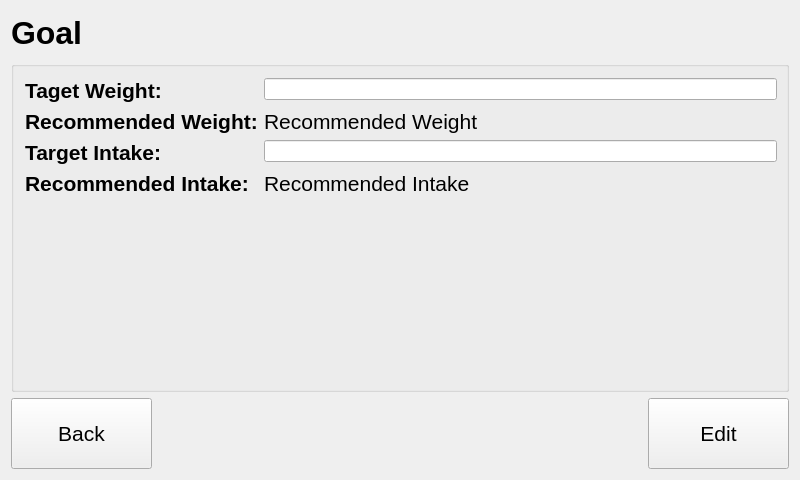
<?xml version="1.0" encoding="UTF-8"?>
<ui version="4.0">
 <class>goal</class>
 <widget class="QWidget" name="goal">
  <property name="geometry">
   <rect>
    <x>0</x>
    <y>0</y>
    <width>800</width>
    <height>480</height>
   </rect>
  </property>
  <property name="windowTitle">
   <string>goal</string>
  </property>
  <layout class="QGridLayout" name="gridLayout">
   <item row="0" column="0">
    <widget class="QLabel" name="lbl_title">
     <property name="minimumSize">
      <size>
       <width>121</width>
       <height>31</height>
      </size>
     </property>
     <property name="font">
      <font>
       <family>Helvetica Neue</family>
       <pointsize>24</pointsize>
       <weight>75</weight>
       <bold>true</bold>
      </font>
     </property>
     <property name="text">
      <string>Goal</string>
     </property>
    </widget>
   </item>
   <item row="1" column="0" colspan="3">
    <widget class="QGroupBox" name="groupBox">
     <property name="minimumSize">
      <size>
       <width>741</width>
       <height>331</height>
      </size>
     </property>
     <property name="title">
      <string/>
     </property>
     <layout class="QFormLayout" name="formLayout">
      <item row="0" column="0">
       <widget class="QLabel" name="lbl_targetWeight">
        <property name="minimumSize">
         <size>
          <width>50</width>
          <height>20</height>
         </size>
        </property>
        <property name="font">
         <font>
          <family>Helvetica Neue</family>
          <pointsize>16</pointsize>
          <weight>75</weight>
          <bold>true</bold>
         </font>
        </property>
        <property name="text">
         <string>Taget Weight:</string>
        </property>
       </widget>
      </item>
      <item row="0" column="1">
       <widget class="QLineEdit" name="lineEdit_targetWeight">
        <property name="minimumSize">
         <size>
          <width>513</width>
          <height>19</height>
         </size>
        </property>
       </widget>
      </item>
      <item row="1" column="0">
       <widget class="QLabel" name="lbl_recommendedWeight">
        <property name="minimumSize">
         <size>
          <width>61</width>
          <height>19</height>
         </size>
        </property>
        <property name="font">
         <font>
          <family>Helvetica Neue</family>
          <pointsize>16</pointsize>
          <weight>75</weight>
          <bold>true</bold>
         </font>
        </property>
        <property name="text">
         <string>Recommended Weight:</string>
        </property>
       </widget>
      </item>
      <item row="1" column="1">
       <widget class="QLabel" name="lbl_recommendedWeightVal">
        <property name="minimumSize">
         <size>
          <width>513</width>
          <height>20</height>
         </size>
        </property>
        <property name="font">
         <font>
          <family>Helvetica Neue</family>
          <pointsize>16</pointsize>
         </font>
        </property>
        <property name="text">
         <string>Recommended Weight</string>
        </property>
       </widget>
      </item>
      <item row="2" column="0">
       <widget class="QLabel" name="lbl_targetIntake">
        <property name="minimumSize">
         <size>
          <width>80</width>
          <height>20</height>
         </size>
        </property>
        <property name="font">
         <font>
          <family>Helvetica Neue</family>
          <pointsize>16</pointsize>
          <weight>75</weight>
          <bold>true</bold>
         </font>
        </property>
        <property name="text">
         <string>Target Intake:</string>
        </property>
       </widget>
      </item>
      <item row="2" column="1">
       <widget class="QLineEdit" name="lineEdit_targetIntake">
        <property name="minimumSize">
         <size>
          <width>513</width>
          <height>19</height>
         </size>
        </property>
       </widget>
      </item>
      <item row="3" column="0">
       <widget class="QLabel" name="lbl_recommendedIntake">
        <property name="minimumSize">
         <size>
          <width>55</width>
          <height>19</height>
         </size>
        </property>
        <property name="font">
         <font>
          <family>Helvetica Neue</family>
          <pointsize>16</pointsize>
          <weight>75</weight>
          <bold>true</bold>
         </font>
        </property>
        <property name="text">
         <string>Recommended Intake:</string>
        </property>
       </widget>
      </item>
      <item row="3" column="1">
       <widget class="QLabel" name="lbl_recommendedIntakeVal">
        <property name="minimumSize">
         <size>
          <width>513</width>
          <height>20</height>
         </size>
        </property>
        <property name="font">
         <font>
          <family>Helvetica Neue</family>
          <pointsize>16</pointsize>
         </font>
        </property>
        <property name="text">
         <string>Recommended Intake</string>
        </property>
       </widget>
      </item>
     </layout>
    </widget>
   </item>
   <item row="2" column="0">
    <widget class="QPushButton" name="btn_back">
     <property name="minimumSize">
      <size>
       <width>141</width>
       <height>71</height>
      </size>
     </property>
     <property name="font">
      <font>
       <family>Helvetica Neue</family>
       <pointsize>16</pointsize>
      </font>
     </property>
     <property name="text">
      <string>Back</string>
     </property>
    </widget>
   </item>
   <item row="2" column="1">
    <spacer name="horizontalSpacer">
     <property name="orientation">
      <enum>Qt::Horizontal</enum>
     </property>
     <property name="sizeHint" stdset="0">
      <size>
       <width>487</width>
       <height>20</height>
      </size>
     </property>
    </spacer>
   </item>
   <item row="2" column="2">
    <widget class="QPushButton" name="btn_edit">
     <property name="minimumSize">
      <size>
       <width>141</width>
       <height>71</height>
      </size>
     </property>
     <property name="font">
      <font>
       <family>Helvetica Neue</family>
       <pointsize>16</pointsize>
      </font>
     </property>
     <property name="text">
      <string>Edit</string>
     </property>
    </widget>
   </item>
  </layout>
 </widget>
 <layoutdefault spacing="6" margin="11"/>
 <resources/>
 <connections/>
</ui>
